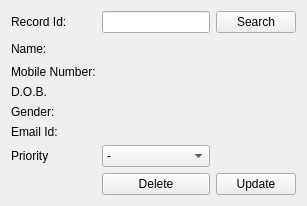
              <widget class="QWidget" name="adminLoginStackMofifyTab">
               <attribute name="title">
                <string>Modify Record</string>
               </attribute>
               <layout class="QGridLayout" name="gridLayout_12">
                <item row="7" column="0">
                 <widget class="QLabel" name="label_8">
                  <property name="text">
                   <string>Priority</string>
                  </property>
                 </widget>
                </item>
                <item row="1" column="1">
                 <widget class="QLineEdit" name="adminRecordText"/>
                </item>
                <item row="1" column="3">
                 <widget class="QPushButton" name="searchRecord">
                  <property name="text">
                   <string>Search</string>
                  </property>
                 </widget>
                </item>
                <item row="1" column="0">
                 <widget class="QLabel" name="label_26">
                  <property name="text">
                   <string>Record Id:</string>
                  </property>
                  <property name="alignment">
                   <set>Qt::AlignLeading|Qt::AlignLeft|Qt::AlignVCenter</set>
                  </property>
                 </widget>
                </item>
                <item row="2" column="0">
                 <widget class="QLabel" name="label_4">
                  <property name="text">
                   <string>Name:</string>
                  </property>
                 </widget>
                </item>
                <item row="4" column="0">
                 <widget class="QLabel" name="label_6">
                  <property name="text">
                   <string>D.O.B.</string>
                  </property>
                 </widget>
                </item>
                <item row="8" column="3">
                 <widget class="QPushButton" name="updateRecord">
                  <property name="text">
                   <string>Update</string>
                  </property>
                 </widget>
                </item>
                <item row="6" column="0">
                 <widget class="QLabel" name="label_9">
                  <property name="text">
                   <string>Email Id:</string>
                  </property>
                 </widget>
                </item>
                <item row="7" column="1">
                 <widget class="QComboBox" name="adminTabPriority">
                  <item>
                   <property name="text">
                    <string>-</string>
                   </property>
                  </item>
                  <item>
                   <property name="text">
                    <string>recommended</string>
                   </property>
                  </item>
                  <item>
                   <property name="text">
                    <string>waiting</string>
                   </property>
                  </item>
                  <item>
                   <property name="text">
                    <string>Immediate</string>
                   </property>
                  </item>
                 </widget>
                </item>
                <item row="5" column="0">
                 <widget class="QLabel" name="label_7">
                  <property name="text">
                   <string>Gender:</string>
                  </property>
                 </widget>
                </item>
                <item row="2" column="3">
                 <spacer name="horizontalSpacer">
                  <property name="orientation">
                   <enum>Qt::Horizontal</enum>
                  </property>
                  <property name="sizeHint" stdset="0">
                   <size>
                    <width>40</width>
                    <height>20</height>
                   </size>
                  </property>
                 </spacer>
                </item>
                <item row="8" column="1">
                 <widget class="QPushButton" name="deleteRecord">
                  <property name="text">
                   <string>Delete</string>
                  </property>
                 </widget>
                </item>
                <item row="3" column="0">
                 <widget class="QLabel" name="label_5">
                  <property name="text">
                   <string>Mobile Number:</string>
                  </property>
                 </widget>
                </item>
                <item row="2" column="1">
                 <widget class="QLabel" name="adminTabName">
                  <property name="text">
                   <string/>
                  </property>
                 </widget>
                </item>
                <item row="3" column="1">
                 <widget class="QLabel" name="adminTabNumber">
                  <property name="text">
                   <string/>
                  </property>
                 </widget>
                </item>
                <item row="4" column="1">
                 <widget class="QLabel" name="adminTabDob">
                  <property name="text">
                   <string/>
                  </property>
                 </widget>
                </item>
                <item row="5" column="1">
                 <widget class="QLabel" name="adminTabGender">
                  <property name="text">
                   <string/>
                  </property>
                 </widget>
                </item>
                <item row="6" column="1">
                 <widget class="QLabel" name="adminTabEmail">
                  <property name="text">
                   <string/>
                  </property>
                 </widget>
                </item>
               </layout>
              </widget>
